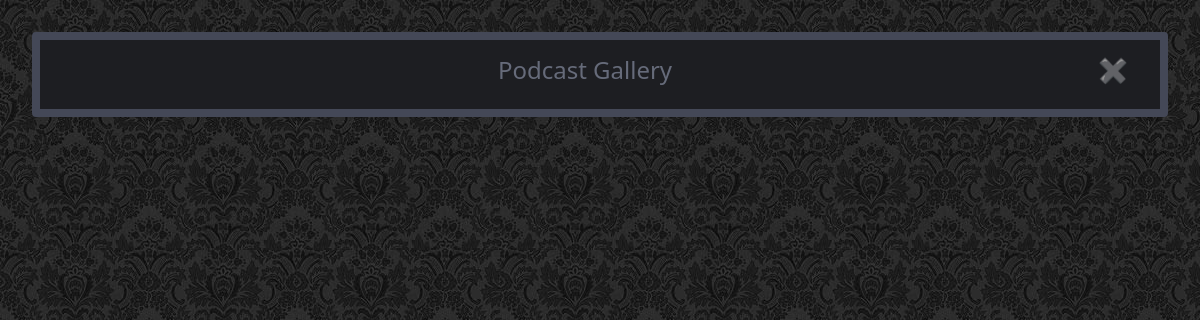
/content/pod-showcase/, run on an earlier commit of the app's database.
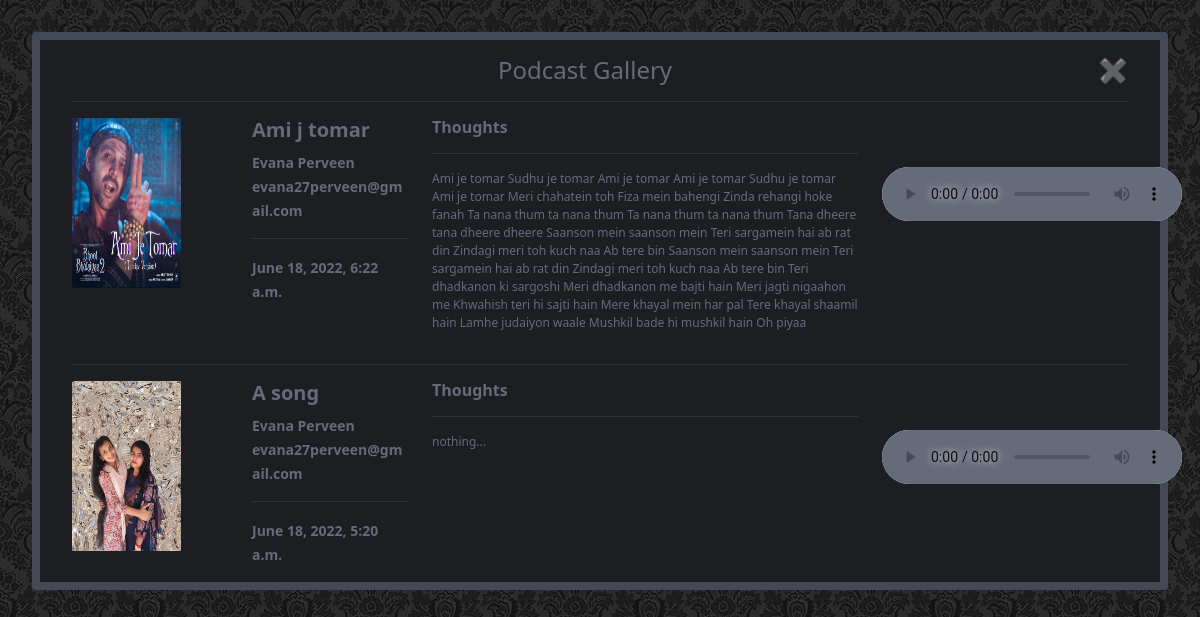
And on a later commit of the database.
### App_content/models.py (models this page shows)
class PodcastModel(models.Model):
    host = models.ForeignKey(User, on_delete=models.CASCADE, related_name='podcast_creator')
    title = models.CharField(max_length=800)
    description = models.TextField(blank=True, null=True)
    cover_image = models.ImageField(upload_to='podcast_images', blank=True, null=True)
    audio_file = models.FileField(upload_to='music', blank=False, null=False)
    created_on = models.DateTimeField(auto_now_add=True)
    update_date = models.DateTimeField(auto_now=True)
    status = models.BooleanField(default=True)
    class Meta:
        ordering = ['-created_on']

### App_content/views.py (the view)
# urls.py: path('pod-showcase/', views.podcast_listview, name='pod-showcase'),
def podcast_listview(request):
    pod_list = PodcastModel.objects.filter(status=True)
    content = {
        'pod_list': pod_list,
    }
    return render(request, 'App_content/podcast_listview.html', context=content)

### templates/App_content/podcast_listview.html (shortened to what this page needs)
{% load static %}
<!DOCTYPE html>
<html lang="en">
<head>
    <link href="https://cdn.jsdelivr.net/npm/bootstrap@5.1.3/dist/css/bootstrap.min.css" rel="stylesheet"
>
</head>
<body>
<div class="container-fluid">
    <div class="card">
        <div class="card-body">
            <h4 class="card-title text-center">Podcast Gallery<span><a href="{% url 'App_post:home' %}"
                                                                       style="float: right; text-decoration: none; color: #666B7AFF">✖</a></span>
            </h4>
            {% for pod in pod_list %}
                <hr>
                <div class="row">
                    <div class="form-group col-lg-2 col-md-6 col-sm-12">
                        <img src="{{ pod.cover_image.url }}" alt="{% static 'images/podcast_alt.jpg' %}" height="170px"
                             width="70%">
                    </div>
                    <div class="form-group col-lg-2 col-md-6 col-sm-12">
                        <h5><b>{{ pod.title }}</b></h5>
                        <small>{{ pod.host.first_name }} {{ pod.host.last_name }}</small><br>
                        <small>{{ pod.host.email }}</small><br>
                        <hr>
                        <small>{{ pod.created_on }}</small>
                    </div>
                    <div class="form-group col-lg-5 col-md-6 col-sm-12">
                        <h6><b>Thoughts</b></h6>
                        <hr>
                        <p style="font-size: 12px; font-weight: 400">{{ pod.description }}</p>
                    </div>
                    <div class="form-group col-lg-3 col-md-6 col-sm-12">
                        <audio src="{{ pod.audio_file.url }}" controls style="margin-top: 20%; ">play</audio>
                    </div>
                </div>
            {% endfor %}
        </div>
    </div>
</div>
</body>
</html>

### templates/App_content/podcast_listview.html (style rules this page uses)
* { box-sizing: border-box; }

What changed in the data, as far as the page shows it:
added PodcastModel: cover_image (picture), title "Ami j tomar", host.first_name "Evana", host.last_name "Perveen", host.email "evana27perveen@gmail.com", created_on "June 18, 2022, 6:22 a.m.", description "Ami je tomar Sudhu je tomar Ami je tomar Ami je tomar Sudhu je tomar Ami je tomar Meri chahatein toh Fiza mein bahengi Zinda rehangi hoke fanah Ta nana thum ta nana thum Ta nana thum ta nana thum Tana dheere tana dheere dheere Saanson mein saanson mein Teri sargamein hai ab rat din Zindagi meri toh kuch naa Ab tere bin Saanson mein saanson mein Teri sargamein hai ab rat din Zindagi meri toh kuch naa Ab tere bin Teri dhadkanon ki sargoshi Meri dhadkanon me bajti hain Meri jagti nigaahon me Khwahish teri hi sajti hain Mere khayal mein har pal Tere khayal shaamil hain Lamhe judaiyon waale Mushkil bade hi mushkil hain Oh piyaa"
added PodcastModel: cover_image (picture), title "A song", host.first_name "Evana", host.last_name "Perveen", host.email "evana27perveen@gmail.com", created_on "June 18, 2022, 5:20 a.m.", description "nothing..."
